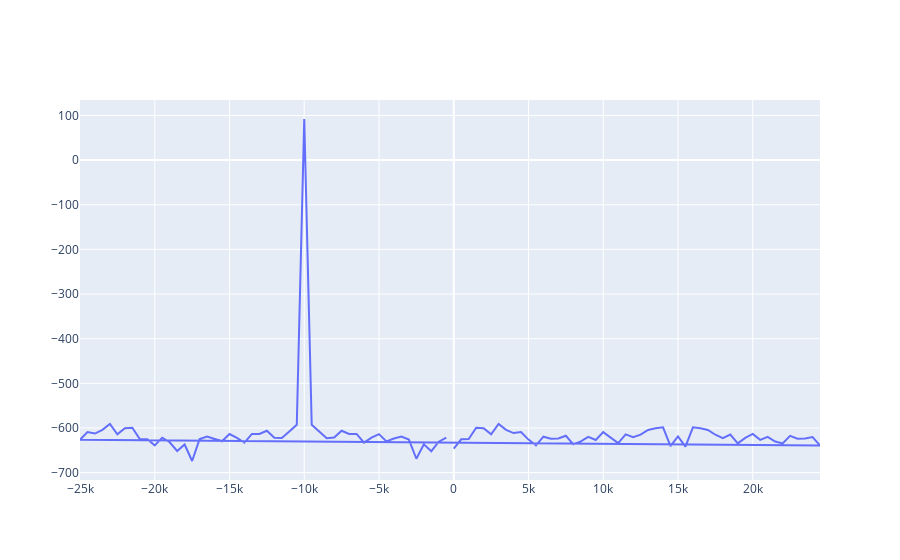
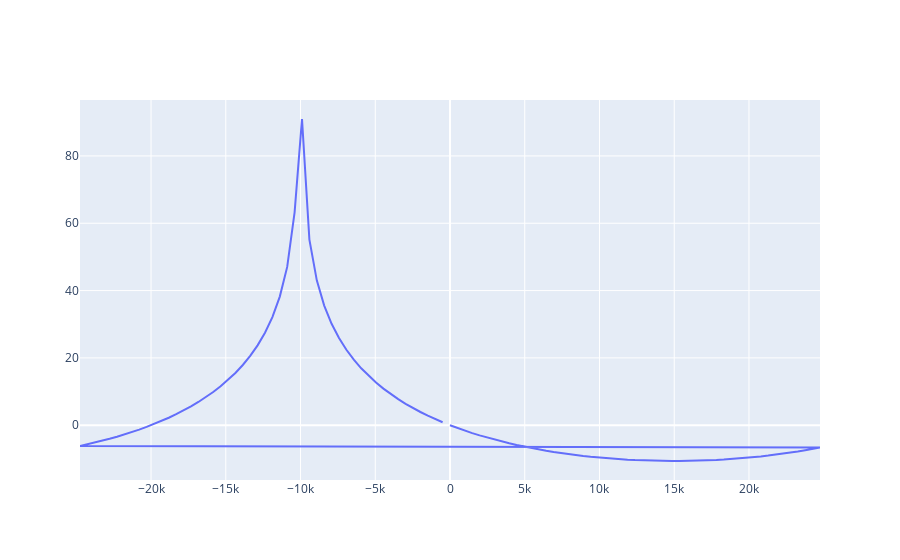
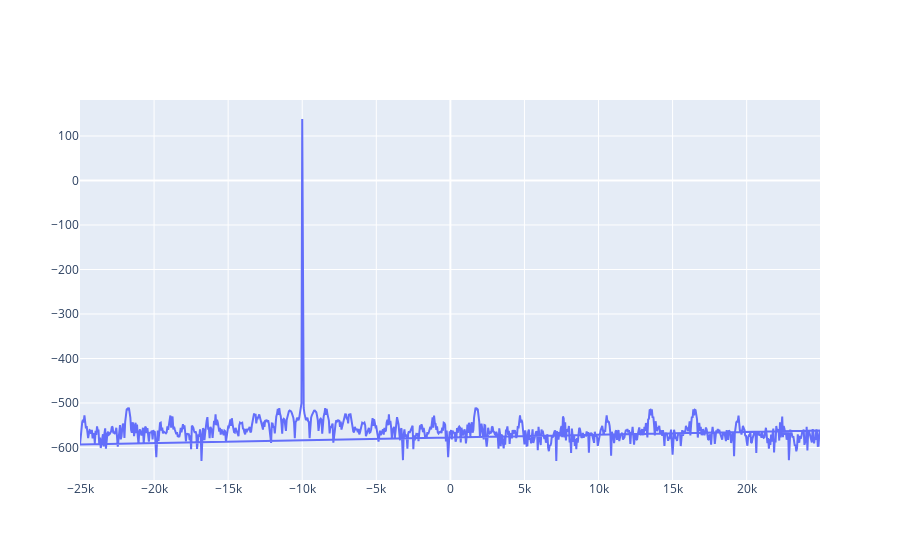

These figures' notebook cell, in order:
### Code cell
import numpy as np
import plotly.graph_objects as go


freq_0 = 1e4 #Hz
freq_sample = 5e4 #Hz

T_sample = 1/freq_sample

sig = lambda x: np.cos(2*np.pi*freq_0*x)

sig = lambda x: np.e**(2*np.pi*1j*freq_0*x)

def fourier(sig,N_sample,T_sample):
    x = np.arange(N_sample)
    sig_val = sig(x*T_sample)
    freq = np.fft.fftfreq(x.shape[-1],d=T_sample) #horizontal axis is frequencies
    fft = np.fft.fft(sig_val)
    return freq, 20*np.log((fft.imag**2+fft.real**2)**0.5)
    

#
fig = go.Figure()
N_sample = 100
fourier_1 = fourier(sig, N_sample,T_sample)
fig.add_trace(go.Scatter(x=fourier_1[0],y=fourier_1[1]))
fig.show()

#
fig = go.Figure()
N_sample = 101
fourier_1 = fourier(sig, N_sample,T_sample)
fig.add_trace(go.Scatter(x=fourier_1[0],y=fourier_1[1]))
fig.show()

#
fig = go.Figure()
N_sample = 1000
fourier_1 = fourier(sig, N_sample,T_sample)
fig.add_trace(go.Scatter(x=fourier_1[0],y=fourier_1[1]))
fig.show()
